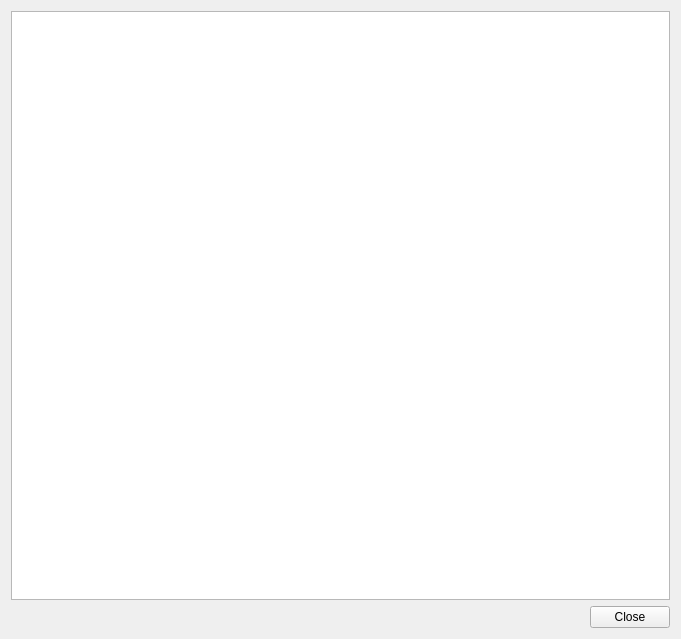
<?xml version="1.0" encoding="UTF-8"?>
<ui version="4.0">
 <class>About</class>
 <widget class="QWidget" name="About">
  <property name="geometry">
   <rect>
    <x>0</x>
    <y>0</y>
    <width>681</width>
    <height>639</height>
   </rect>
  </property>
  <property name="windowTitle">
   <string>About</string>
  </property>
  <layout class="QVBoxLayout" name="verticalLayout">
   <item>
    <widget class="QTextBrowser" name="about_html"/>
   </item>
   <item>
    <widget class="QDialogButtonBox" name="buttonBox">
     <property name="standardButtons">
      <set>QDialogButtonBox::Close</set>
     </property>
    </widget>
   </item>
  </layout>
 </widget>
 <resources/>
 <connections>
  <connection>
   <sender>buttonBox</sender>
   <signal>clicked(QAbstractButton*)</signal>
   <receiver>About</receiver>
   <slot>close()</slot>
   <hints>
    <hint type="sourcelabel">
     <x>439</x>
     <y>517</y>
    </hint>
    <hint type="destinationlabel">
     <x>491</x>
     <y>473</y>
    </hint>
   </hints>
  </connection>
 </connections>
</ui>
